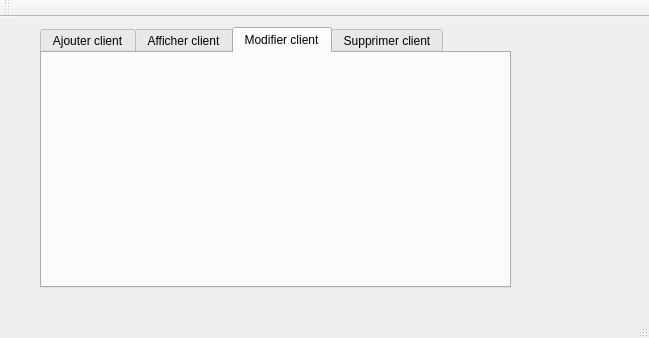
<?xml version="1.0" encoding="UTF-8"?>
<ui version="4.0">
 <class>MainWindow</class>
 <widget class="QMainWindow" name="MainWindow">
  <property name="geometry">
   <rect>
    <x>0</x>
    <y>0</y>
    <width>649</width>
    <height>338</height>
   </rect>
  </property>
  <property name="windowTitle">
   <string>Gestion des Clients</string>
  </property>
  <widget class="QWidget" name="centralWidget">
   <widget class="QTabWidget" name="tabWidget">
    <property name="geometry">
     <rect>
      <x>40</x>
      <y>10</y>
      <width>471</width>
      <height>261</height>
     </rect>
    </property>
    <property name="currentIndex">
     <number>2</number>
    </property>
    <widget class="QWidget" name="tab">
     <attribute name="title">
      <string>Ajouter client</string>
     </attribute>
     <widget class="QGroupBox" name="groupBox">
      <property name="geometry">
       <rect>
        <x>10</x>
        <y>10</y>
        <width>441</width>
        <height>211</height>
       </rect>
      </property>
      <property name="title">
       <string>Ajouter un client</string>
      </property>
      <widget class="QLabel" name="label">
       <property name="geometry">
        <rect>
         <x>20</x>
         <y>40</y>
         <width>47</width>
         <height>14</height>
        </rect>
       </property>
       <property name="text">
        <string>Id</string>
       </property>
      </widget>
      <widget class="QLabel" name="label_2">
       <property name="geometry">
        <rect>
         <x>20</x>
         <y>70</y>
         <width>47</width>
         <height>14</height>
        </rect>
       </property>
       <property name="text">
        <string>Nom</string>
       </property>
      </widget>
      <widget class="QLabel" name="label_3">
       <property name="geometry">
        <rect>
         <x>20</x>
         <y>100</y>
         <width>47</width>
         <height>14</height>
        </rect>
       </property>
       <property name="text">
        <string>Prenom</string>
       </property>
      </widget>
      <widget class="QLabel" name="label_4">
       <property name="geometry">
        <rect>
         <x>20</x>
         <y>130</y>
         <width>47</width>
         <height>14</height>
        </rect>
       </property>
       <property name="text">
        <string>Email</string>
       </property>
      </widget>
      <widget class="QLabel" name="label_5">
       <property name="geometry">
        <rect>
         <x>20</x>
         <y>160</y>
         <width>91</width>
         <height>20</height>
        </rect>
       </property>
       <property name="text">
        <string>Numero telephone</string>
       </property>
      </widget>
      <widget class="QLineEdit" name="le_id">
       <property name="geometry">
        <rect>
         <x>160</x>
         <y>40</y>
         <width>113</width>
         <height>20</height>
        </rect>
       </property>
      </widget>
      <widget class="QLineEdit" name="le_nom">
       <property name="geometry">
        <rect>
         <x>160</x>
         <y>70</y>
         <width>113</width>
         <height>20</height>
        </rect>
       </property>
      </widget>
      <widget class="QLineEdit" name="le_prenom">
       <property name="geometry">
        <rect>
         <x>160</x>
         <y>100</y>
         <width>113</width>
         <height>20</height>
        </rect>
       </property>
      </widget>
      <widget class="QLineEdit" name="le_email">
       <property name="geometry">
        <rect>
         <x>160</x>
         <y>130</y>
         <width>113</width>
         <height>20</height>
        </rect>
       </property>
      </widget>
      <widget class="QLineEdit" name="le_numero">
       <property name="geometry">
        <rect>
         <x>160</x>
         <y>160</y>
         <width>113</width>
         <height>20</height>
        </rect>
       </property>
      </widget>
      <widget class="QPushButton" name="pb_ajouter">
       <property name="geometry">
        <rect>
         <x>350</x>
         <y>180</y>
         <width>75</width>
         <height>23</height>
        </rect>
       </property>
       <property name="text">
        <string>Ajouter</string>
       </property>
      </widget>
     </widget>
    </widget>
    <widget class="QWidget" name="tab_2">
     <attribute name="title">
      <string>Afficher client</string>
     </attribute>
     <widget class="QGroupBox" name="groupBox_2">
      <property name="geometry">
       <rect>
        <x>9</x>
        <y>9</y>
        <width>441</width>
        <height>211</height>
       </rect>
      </property>
      <property name="title">
       <string>Liste des clients</string>
      </property>
      <widget class="QTableView" name="tab_client">
       <property name="geometry">
        <rect>
         <x>15</x>
         <y>21</y>
         <width>411</width>
         <height>181</height>
        </rect>
       </property>
      </widget>
     </widget>
    </widget>
    <widget class="QWidget" name="tab_3">
     <attribute name="title">
      <string>Modifier client</string>
     </attribute>
    </widget>
    <widget class="QWidget" name="tab_4">
     <attribute name="title">
      <string>Supprimer client</string>
     </attribute>
     <widget class="QLabel" name="label_6">
      <property name="geometry">
       <rect>
        <x>100</x>
        <y>90</y>
        <width>47</width>
        <height>14</height>
       </rect>
      </property>
      <property name="text">
       <string>ID</string>
      </property>
     </widget>
     <widget class="QLineEdit" name="le_id_supp">
      <property name="geometry">
       <rect>
        <x>150</x>
        <y>90</y>
        <width>113</width>
        <height>20</height>
       </rect>
      </property>
     </widget>
     <widget class="QPushButton" name="pb_supprimer">
      <property name="geometry">
       <rect>
        <x>330</x>
        <y>170</y>
        <width>75</width>
        <height>23</height>
       </rect>
      </property>
      <property name="text">
       <string>Supprimer</string>
      </property>
     </widget>
    </widget>
   </widget>
  </widget>
  <widget class="QMenuBar" name="menuBar">
   <property name="geometry">
    <rect>
     <x>0</x>
     <y>0</y>
     <width>649</width>
     <height>22</height>
    </rect>
   </property>
  </widget>
  <widget class="QToolBar" name="mainToolBar">
   <attribute name="toolBarArea">
    <enum>TopToolBarArea</enum>
   </attribute>
   <attribute name="toolBarBreak">
    <bool>false</bool>
   </attribute>
  </widget>
  <widget class="QStatusBar" name="statusBar"/>
 </widget>
 <layoutdefault spacing="6" margin="11"/>
 <resources/>
 <connections/>
</ui>
